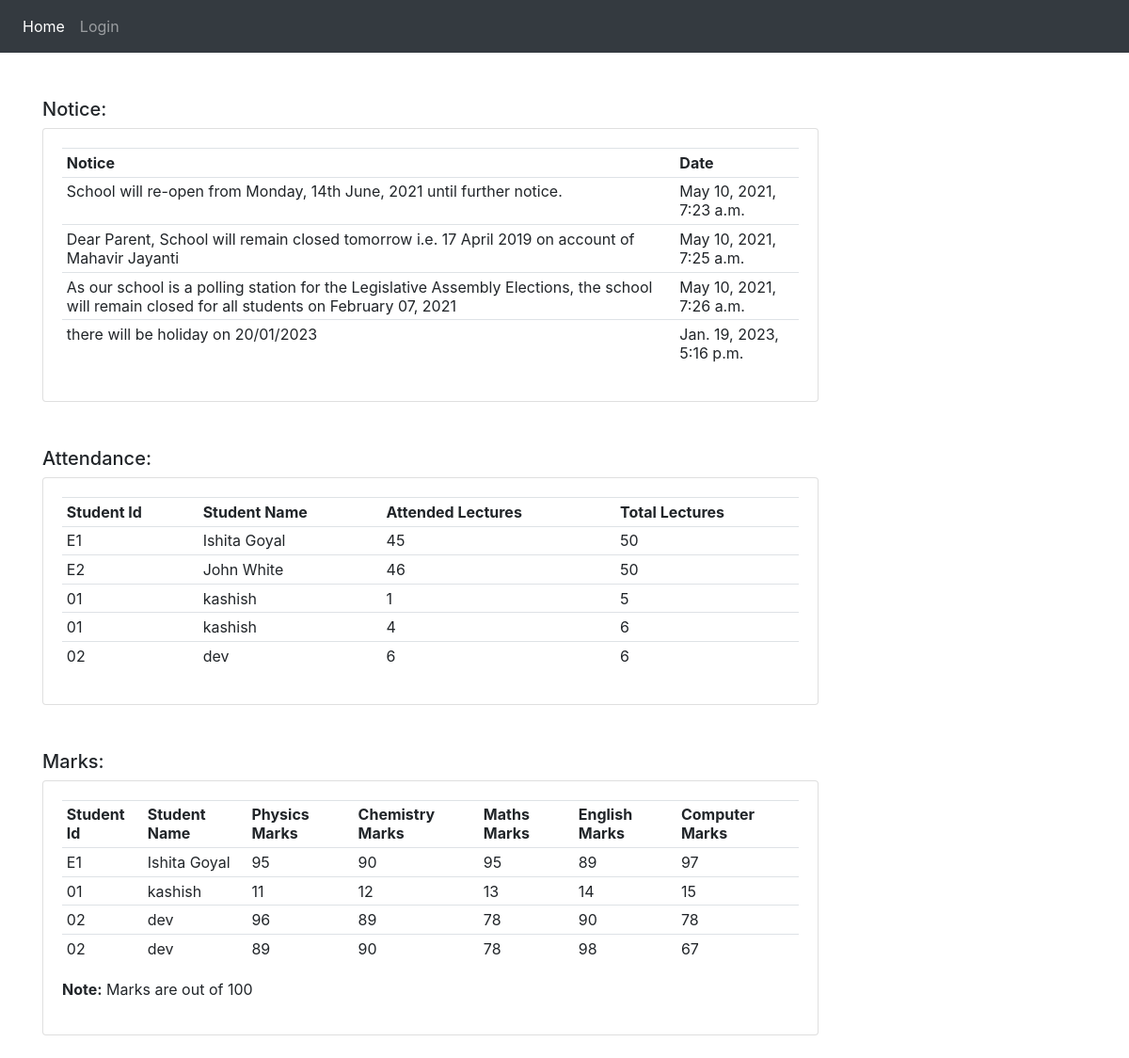
The page / on the database its author committed.
### app/models.py (models this page shows, shortened)
class Notice(models.Model):
    Message = models.CharField(max_length=200,null=True)
    date_created = models.DateTimeField(auto_now_add=True)

class Attendance(models.Model):
    StudentName = models.CharField(max_length=200,null=True)
    StudentId  = models.CharField(max_length=50,null=True)
    LecturesAttended = models.IntegerField(null=True)
    TotalLectures  = models.IntegerField(null=True)

class Marks(models.Model):
    StudentName = models.CharField(max_length=200,null=True)
    StudentId  = models.CharField(max_length=50,null=True)
    PhysicsMarks = models.IntegerField(null=True)
    ChemistryMarks  = models.IntegerField(null=True)
    MathsMarks  = models.IntegerField(null=True)
    EnglishMarks  = models.IntegerField(null=True)
    ComputerMarks  = models.IntegerField(null=True)

### app/views.py (the view)
# urls.py: 2. Add a URL to urlpatterns:  path('', views.home, name='home')
def home(request):
    notice = Notice.objects.all()
    attendance = Attendance.objects.all()
    marks = Marks.objects.all()
    context = {
        'notice':notice,
        'marks':marks,
        'attendance':attendance,
    }
    return render(request,'app/home.html',context)

### app/templates/app/home.html
{% extends 'app/Links.html' %}
{% block content %}
<div class="container ">
    <br><br>
<div class="row">
    <div class="col-md-9">
        <h5>Notice:</h5>
        <div class="card card-body">
            <table class="table table-sm">
                <tr>
                    <th>Notice</th>
                    <th>Date</th>
                </tr>
                {% for n in notice %}
                <tr>
                    <td>{{n.Message}} </td>
                    <td>{{n.date_created}} </td>
                </tr>
                {% endfor %}
            </table>
        </div>
    </div>
</div>
<br><br>
<div class="row">
	<div class="col-md-9">
		<h5>Attendance:</h5>
		<div class="card card-body">
			<table class="table table-sm">
				<tr>
					<th>Student Id</th>
					<th>Student Name</th>
					<th>Attended Lectures</th>
					<th>Total Lectures</th>
				</tr>
                {% for a in attendance %}
		        <tr>
                    <td>{{a.StudentId}} </td>
					<td>{{a.StudentName}} </td>
					<td>{{a.LecturesAttended}} </td>
					<td> {{a.TotalLectures}} </td>
				</tr>
				{% endfor %}
			</table>
		</div>
	</div>
</div>
<br><br>
<div class="row">
	<div class="col-md-9">
		<h5>Marks:</h5>
		<div class="card card-body">
			<table class="table table-sm">
				<tr>
					<th>Student Id</th>
					<th>Student Name</th>
					<th>Physics Marks</th>
                    <th>Chemistry Marks</th>
                    <th>Maths Marks</th>
                    <th>English Marks</th>
                    <th>Computer Marks</th>
				</tr>
                {% for m in marks %}
		        <tr>
                    <td>{{m.StudentId}} </td>
					<td>{{m.StudentName}} </td>
					<td>{{m.PhysicsMarks}} </td>
					<td>{{m.ChemistryMarks}} </td>
					<td>{{m.MathsMarks}} </td>
					<td>{{m.EnglishMarks}} </td>
					<td>{{m.ComputerMarks}} </td>
				</tr>
				{% endfor %}
			</table>
            <p> <b>Note:</b> Marks are out of 100</p>
		</div>
	</div>
</div>
{% endblock %}

### app/templates/app/Links.html (shortened to what this page needs)
{% load static %}
<html>
    <head>
        <link rel="stylesheet" href="https://stackpath.bootstrapcdn.com/bootstrap/4.5.0/css/bootstrap.min.css">
    </head>
    <body>
        {% include 'app/navbar.html' %}
        {% block content %}
        {% endblock %}
        <br>
    </body>
</html>

### app/templates/app/navbar.html (shortened to what this page needs)
{% load static %}
<nav class="navbar navbar-expand-lg navbar-dark bg-dark">
  <div class="collapse navbar-collapse" id="navbarNav">
    <ul class="navbar-nav">
      <li class="nav-item active">
        <a class="nav-link" href="{% url 'home' %}">Home</a>
      </li>
      <li class="nav-item">
        <a class="nav-link" href="{% url 'login' %}">Login</a>
      </li>
    </ul>
  </div>
</nav>

### rows shown on the page
Notice: Message "School will re-open from Monday, 14th June, 2021 until further notice.", date_created "May 10, 2021, 7:23 a.m."
Notice: Message "Dear Parent, School will remain closed tomorrow i.e. 17 April 2019 on account of Mahavir Jayanti", date_created "May 10, 2021, 7:25 a.m."
Notice: Message "As our school is a polling station for the Legislative Assembly Elections, the school will remain closed for all students on February 07, 2021", date_created "May 10, 2021, 7:26 a.m."
Notice: Message "there will be holiday on 20/01/2023", date_created "Jan. 19, 2023, 5:16 p.m."
Attendance: StudentId "E1", StudentName "Ishita Goyal", LecturesAttended "45", TotalLectures "50"
Attendance: StudentId "E2", StudentName "John White", LecturesAttended "46", TotalLectures "50"
Attendance: StudentId "01", StudentName "kashish", LecturesAttended "1", TotalLectures "5"
Attendance: StudentId "01", StudentName "kashish", LecturesAttended "4", TotalLectures "6"
Attendance: StudentId "02", StudentName "dev", LecturesAttended "6", TotalLectures "6"
Marks: StudentId "E1", StudentName "Ishita Goyal", PhysicsMarks "95", ChemistryMarks "90", MathsMarks "95", EnglishMarks "89", ComputerMarks "97"
Marks: StudentId "01", StudentName "kashish", PhysicsMarks "11", ChemistryMarks "12", MathsMarks "13", EnglishMarks "14", ComputerMarks "15"
Marks: StudentId "02", StudentName "dev", PhysicsMarks "96", ChemistryMarks "89", MathsMarks "78", EnglishMarks "90", ComputerMarks "78"
Marks: StudentId "02", StudentName "dev", PhysicsMarks "89", ChemistryMarks "90", MathsMarks "78", EnglishMarks "98", ComputerMarks "67"
